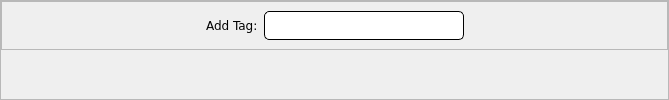
            <widget class="QWidget" name="topOptions_2" native="true">
             <layout class="QHBoxLayout" name="horizontalLayout_19">
              <property name="spacing">
               <number>0</number>
              </property>
              <property name="leftMargin">
               <number>0</number>
              </property>
              <property name="topMargin">
               <number>0</number>
              </property>
              <property name="rightMargin">
               <number>0</number>
              </property>
              <property name="bottomMargin">
               <number>0</number>
              </property>
              <item>
               <widget class="QFrame" name="frame_3">
                <property name="frameShape">
                 <enum>QFrame::StyledPanel</enum>
                </property>
                <property name="frameShadow">
                 <enum>QFrame::Raised</enum>
                </property>
                <layout class="QVBoxLayout" name="verticalLayout_13">
                 <property name="spacing">
                  <number>0</number>
                 </property>
                 <property name="leftMargin">
                  <number>0</number>
                 </property>
                 <property name="topMargin">
                  <number>0</number>
                 </property>
                 <property name="rightMargin">
                  <number>0</number>
                 </property>
                 <property name="bottomMargin">
                  <number>0</number>
                 </property>
                 <item>
                  <widget class="QFrame" name="frame_4">
                   <property name="frameShape">
                    <enum>QFrame::StyledPanel</enum>
                   </property>
                   <property name="frameShadow">
                    <enum>QFrame::Raised</enum>
                   </property>
                   <layout class="QHBoxLayout" name="horizontalLayout_23">
                    <property name="spacing">
                     <number>0</number>
                    </property>
                    <property name="leftMargin">
                     <number>0</number>
                    </property>
                    <property name="topMargin">
                     <number>0</number>
                    </property>
                    <property name="rightMargin">
                     <number>0</number>
                    </property>
                    <property name="bottomMargin">
                     <number>0</number>
                    </property>
                    <item>
                     <widget class="QWidget" name="widgetTag" native="true">
                      <property name="sizePolicy">
                       <sizepolicy hsizetype="Preferred" vsizetype="Preferred">
                        <horstretch>0</horstretch>
                        <verstretch>0</verstretch>
                       </sizepolicy>
                      </property>
                      <layout class="QHBoxLayout" name="horizontalLayout_20">
                       <item>
                        <spacer name="horizontalSpacer_29">
                         <property name="orientation">
                          <enum>Qt::Horizontal</enum>
                         </property>
                         <property name="sizeHint" stdset="0">
                          <size>
                           <width>195</width>
                           <height>20</height>
                          </size>
                         </property>
                        </spacer>
                       </item>
                       <item>
                        <widget class="QLabel" name="labelTag">
                         <property name="font">
                          <font>
                           <family>Verdana</family>
                          </font>
                         </property>
                         <property name="text">
                          <string>Add Tag:</string>
                         </property>
                        </widget>
                       </item>
                       <item>
                        <widget class="QLineEdit" name="lineEditTag">
                         <property name="minimumSize">
                          <size>
                           <width>200</width>
                           <height>0</height>
                          </size>
                         </property>
                         <property name="maximumSize">
                          <size>
                           <width>150</width>
                           <height>16777215</height>
                          </size>
                         </property>
                         <property name="font">
                          <font>
                           <family>Verdana</family>
                          </font>
                         </property>
                         <property name="styleSheet">
                          <string notr="true">background-color: rgb(255, 255, 255);
padding: 5px;
border: 1px solid;
border-radius: 5px</string>
                         </property>
                        </widget>
                       </item>
                       <item>
                        <spacer name="horizontalSpacer_33">
                         <property name="orientation">
                          <enum>Qt::Horizontal</enum>
                         </property>
                         <property name="sizeHint" stdset="0">
                          <size>
                           <width>194</width>
                           <height>20</height>
                          </size>
                         </property>
                        </spacer>
                       </item>
                      </layout>
                     </widget>
                    </item>
                    <item>
                     <widget class="QWidget" name="widget_3" native="true">
                      <layout class="QVBoxLayout" name="verticalLayout_12">
                       <property name="spacing">
                        <number>0</number>
                       </property>
                       <property name="leftMargin">
                        <number>0</number>
                       </property>
                       <property name="topMargin">
                        <number>0</number>
                       </property>
                       <property name="rightMargin">
                        <number>0</number>
                       </property>
                       <property name="bottomMargin">
                        <number>0</number>
                       </property>
                      </layout>
                     </widget>
                    </item>
                   </layout>
                  </widget>
                 </item>
                 <item alignment="Qt::AlignHCenter|Qt::AlignVCenter">
                  <widget class="QLabel" name="labelInfoTag">
                   <property name="minimumSize">
                    <size>
                     <width>100</width>
                     <height>0</height>
                    </size>
                   </property>
                   <property name="maximumSize">
                    <size>
                     <width>600</width>
                     <height>16777215</height>
                    </size>
                   </property>
                   <property name="font">
                    <font>
                     <family>Verdana</family>
                    </font>
                   </property>
                   <property name="styleSheet">
                    <string notr="true">padding-top: 5px;</string>
                   </property>
                   <property name="text">
                    <string/>
                   </property>
                   <property name="alignment">
                    <set>Qt::AlignBottom|Qt::AlignLeading|Qt::AlignLeft</set>
                   </property>
                   <property name="wordWrap">
                    <bool>false</bool>
                   </property>
                  </widget>
                 </item>
                </layout>
               </widget>
              </item>
             </layout>
            </widget>
